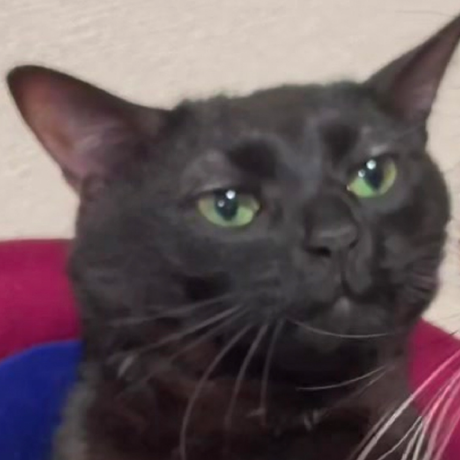
#> input picture Geometric_transformation/images/img.png, 460 x 460 px
$ python affine_shift_transformation.py
#> lines starting #> are read from the running program, lines starting #| are printed output that depends on the picture
import cv2
import numpy as np

def affine_shift_transformation():
    src = cv2.imread('images/img.png', cv2.IMREAD_GRAYSCALE)
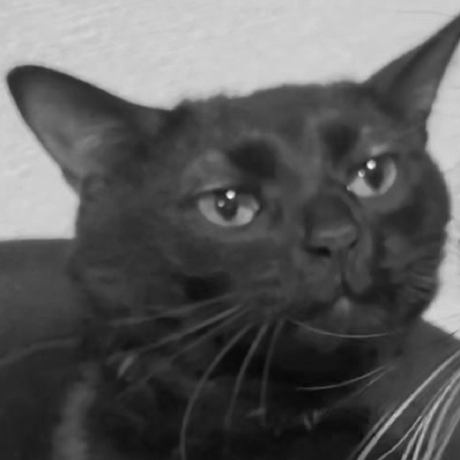
#> src: shape (460, 460); min 6, max 247, mean 90.7

    if src is None:
        print('Image load failed!')
        exit()

    affine_mat = np.array([[1, 0, 150], [0, 1, 100]], dtype=np.float32) # 왼쪽 하단 방향으로 (150, 100)만큼 평행이동하려고 이렇게 설정함
    dst = cv2.warpAffine(src, affine_mat, (0, 0))
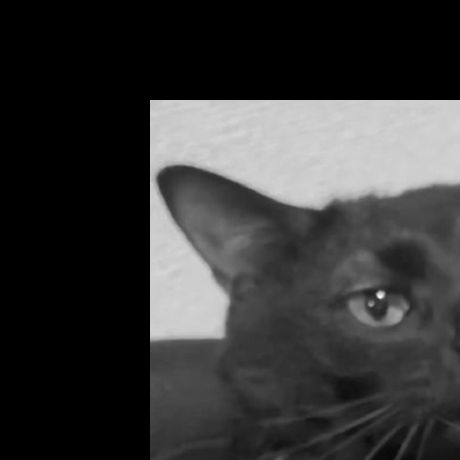
#> dst: shape (460, 460); min 0, max 247, mean 55.7

    cv2.imshow('src', src)
    cv2.imshow('dst', dst)
    cv2.waitKey()
    cv2.destroyAllWindows()


if __name__ == '__main__':
    affine_shift_transformation()
